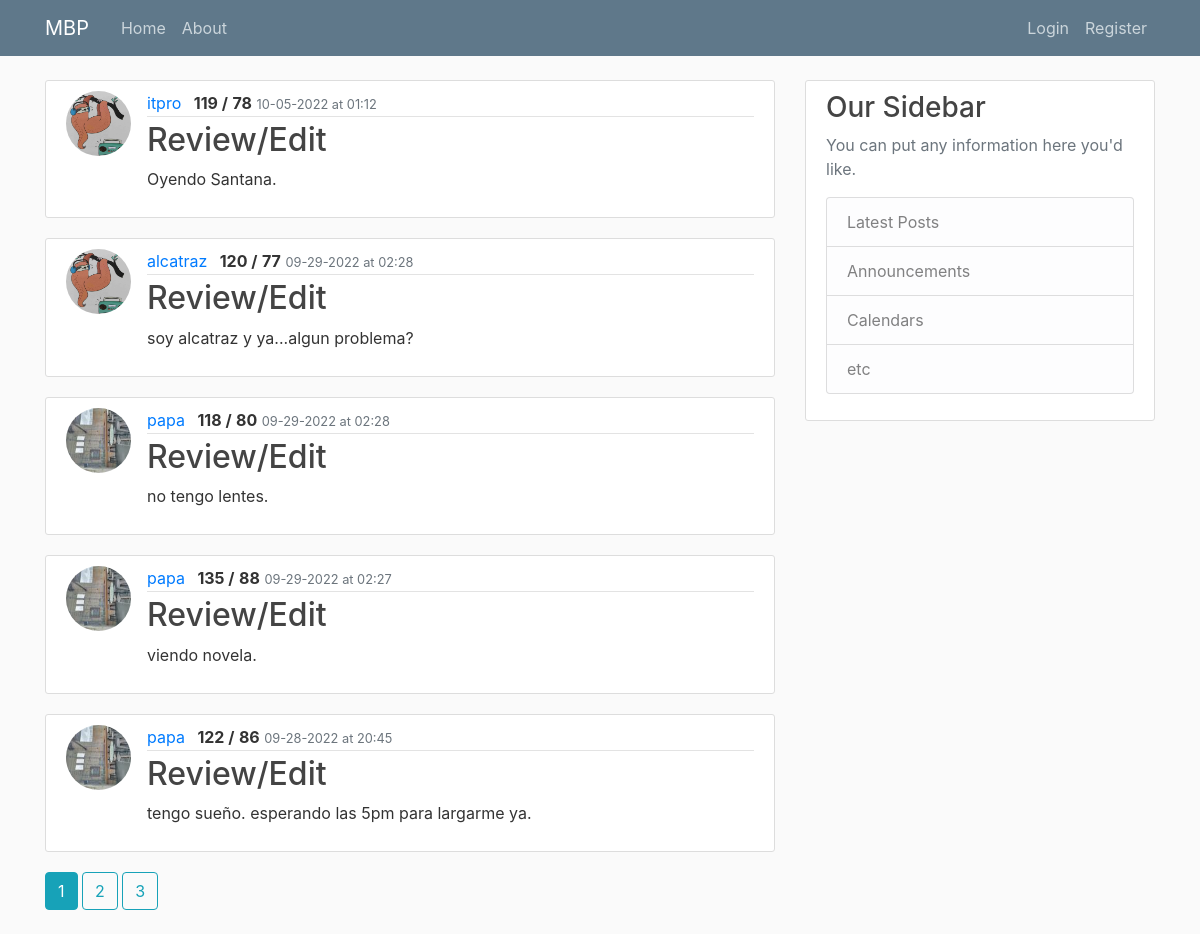
Page /home on the earlier database version.
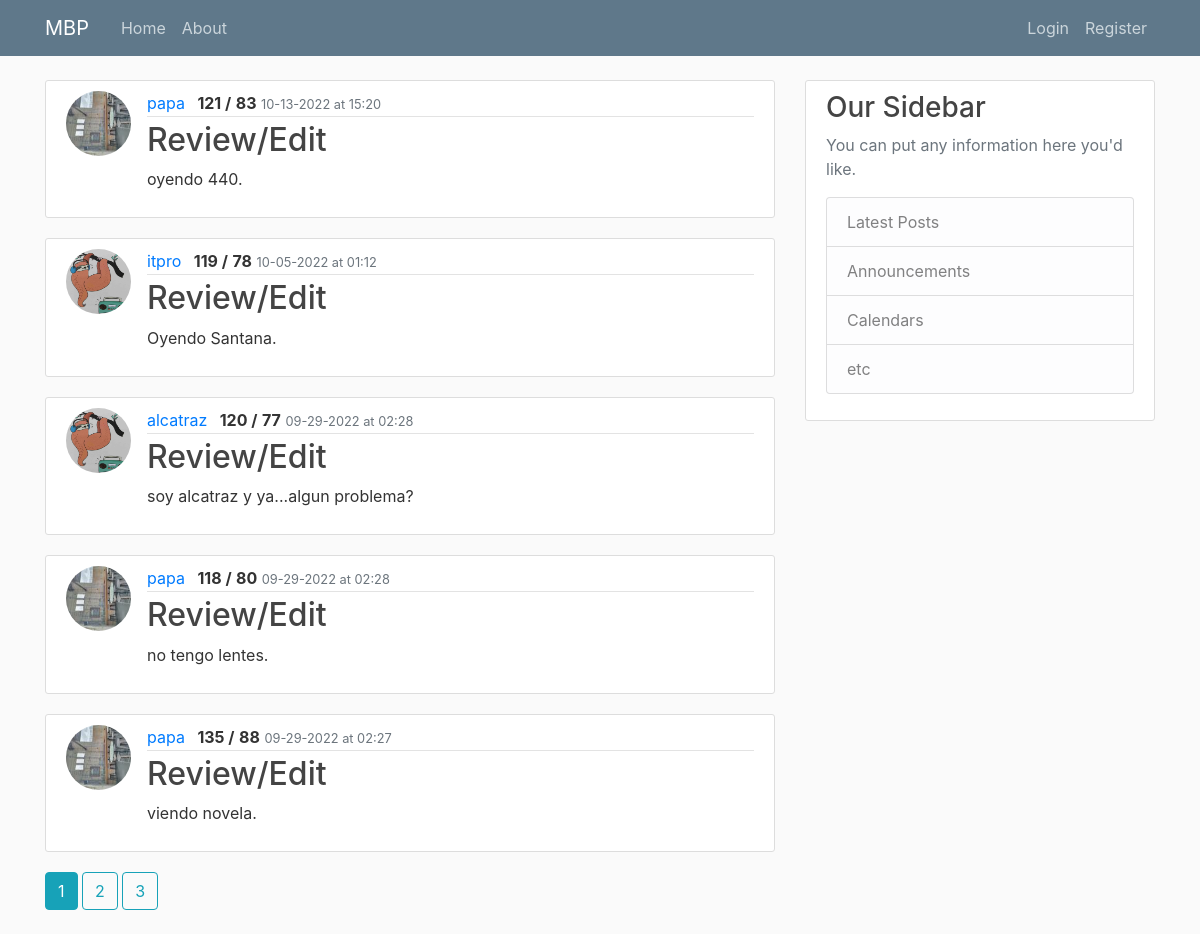
Same page on the later database version.
### mbp/models.py (models this page shows, shortened)
class Reading(db.Model):
    id = db.Column(db.Integer, primary_key=True)
    sys = db.Column(db.String(3), nullable=False)
    dia = db.Column(db.String(3), nullable=False)
    notes = db.Column(db.Text, nullable=False)
    date_posted = db.Column(db.DateTime, nullable=False, default=datetime.utcnow)
    user_id = db.Column(db.Integer, db.ForeignKey('user.id'), nullable=False)

class User(db.Model, UserMixin):
    id = db.Column(db.Integer, primary_key=True)
    username = db.Column(db.String(20), unique=True, nullable=False)
    email = db.Column(db.String(120), unique=True, nullable=False)
    image_file = db.Column(db.String(20), nullable=False, default='default.jpg')
    password = db.Column(db.String(60), nullable=False)
    readings = db.relationship('Reading', backref='user', lazy=True)

### mbp/main/routes.py (the view)
@main.route('/')
@main.route('/home')
def home():
    page = request.args.get('page', 1, type=int) #Grab the page we want. In this case page one. Set type integer as the page number.
    reading = Reading.query.order_by(Reading.date_posted.desc()).paginate(page=page, per_page=5) #Show 5 readings per page. Can use http://localhost:8000/home?page=3 to navigate to pages.
    return render_template('index.html', reading=reading)

### mbp/templates/index.html
{% extends "base.html" %}
{% block content %}
    {% for reading in reading.items %}
    <article class="media content-section">
      <img class="rounded-circle article-img" src="{{ url_for('static', filename='profile_pics/' + reading.user.image_file) }}" />
      <div class="media-body">
        <div class="article-metadata">
          <a class="mr-2" href="{{ url_for('users.user_readings', username=reading.user.username) }}">{{ reading.user.username }}</a>
          <text class="font-weight-bold">{{ reading.sys }} /</text>
          <text class="font-weight-bold">{{ reading.dia}}</text>
          <small class="text-muted">{{ reading.date_posted.strftime('%m-%d-%Y at %H:%M') }}</small>
        </div>
        <h2><a class="article-title" href="{{ url_for('readings.reading', reading_id=reading.id) }}">Review/Edit</a></h2>
          <p class="article-content">{{ reading.notes }}</p>
      </div>
    </article>
    {% endfor %}
    {% for page_num in reading.iter_pages(left_edge=1, right_edge=1, left_current=1, right_current=2) %}
      {% if page_num %}
        {% if reading.page == page_num %}
          <a class="btn btn-info mb-4" href="{{ url_for('main.home', page=page_num) }}">{{ page_num }}</a>
        {% else %}
          <a class="btn btn-outline-info mb-4" href="{{ url_for('main.home', page=page_num) }}">{{ page_num }}</a>
        {% endif %}
      {% else %}
        ...
      {% endif %}
    {% endfor %}
{% endblock content %}

### mbp/templates/base.html (shortened to what this page needs)
<!DOCTYPE html>
<html>
<head>
    <link rel="stylesheet" href="https://maxcdn.bootstrapcdn.com/bootstrap/4.0.0/css/bootstrap.min.css">
    <link rel="stylesheet" type="text/css" href="{{ url_for('static', filename='css/main.css') }}">
</head>
<body>
  <header class="site-header">
<nav class="navbar navbar-expand-md navbar-dark bg-steel fixed-top">
  <div class="container">
    <a class="navbar-brand mr-4" href="/">MBP</a>
    <div class="collapse navbar-collapse" id="navbarToggle">
      <div class="navbar-nav mr-auto">
        <a class="nav-item nav-link" href="/">Home</a>
        <a class="nav-item nav-link" href="/about">About</a>
      </div>
      <div class="navbar-nav">
        {% if current_user.is_authenticated %}
        <a class="nav-item nav-link" href="{{ url_for('readings.new_reading') }}">New Reading</a>
          <a class="nav-item nav-link" href="{{ url_for('users.account') }}">Account</a>
          <a class="nav-item nav-link" href="{{ url_for('users.logout') }}">Logout</a>
        {% else %}
          <a class="nav-item nav-link" href="{{ url_for('users.login') }}">Login</a>
          <a class="nav-item nav-link" href="{{ url_for('users.register') }}">Register</a>
        {% endif %}
      </div>
    </div>
  </div>
</nav>
</header>
      <main role="main" class="container">
        <div class="row">
          <div class="col-md-8">
            {% block content %}{% endblock %}
          </div>
          <div class="col-md-4">
            <div class="content-section">
              <h3>Our Sidebar</h3>
              <p class='text-muted'>You can put any information here you'd like.
                <ul class="list-group">
                  <li class="list-group-item list-group-item-light">Latest Posts</li>
                  <li class="list-group-item list-group-item-light">Announcements</li>
                  <li class="list-group-item list-group-item-light">Calendars</li>
                  <li class="list-group-item list-group-item-light">etc</li>
                </ul>
              </p>
            </div>
          </div>
        </div>
      </main>
</body>
</html>

### mbp/static/css/main.css (style rules this page uses)
body { background: #fafafa; color: #333333; margin-top: 5rem; }
h1, h2, h3, h4, h5, h6 { color: #444444; }
.bg-steel { background-color: #5f788a; }
.site-header .navbar-nav .nav-link { color: #cbd5db; }
.content-section { background: #ffffff; padding: 10px 20px; border: 1px solid #dddddd; border-radius: 3px; margin-bottom: 20px; }
.article-title { color: #444444; }
.article-content { white-space: pre-line; }
.article-img { height: 65px; width: 65px; margin-right: 16px; }
.article-metadata { padding-bottom: 1px; margin-bottom: 4px; border-bottom: 1px solid #e3e3e3 }

Differences in the rows shown:
no longer on this page (row unchanged): Reading: image_file (picture), user.username "papa", sys "122", dia "86", date_posted "09-28-2022 at 20:45", notes "tengo sueño. esperando las 5pm para largarme ya."
added Reading: image_file (picture), user.username "papa", sys "121", dia "83", date_posted "10-13-2022 at 15:20", notes "oyendo 440."
